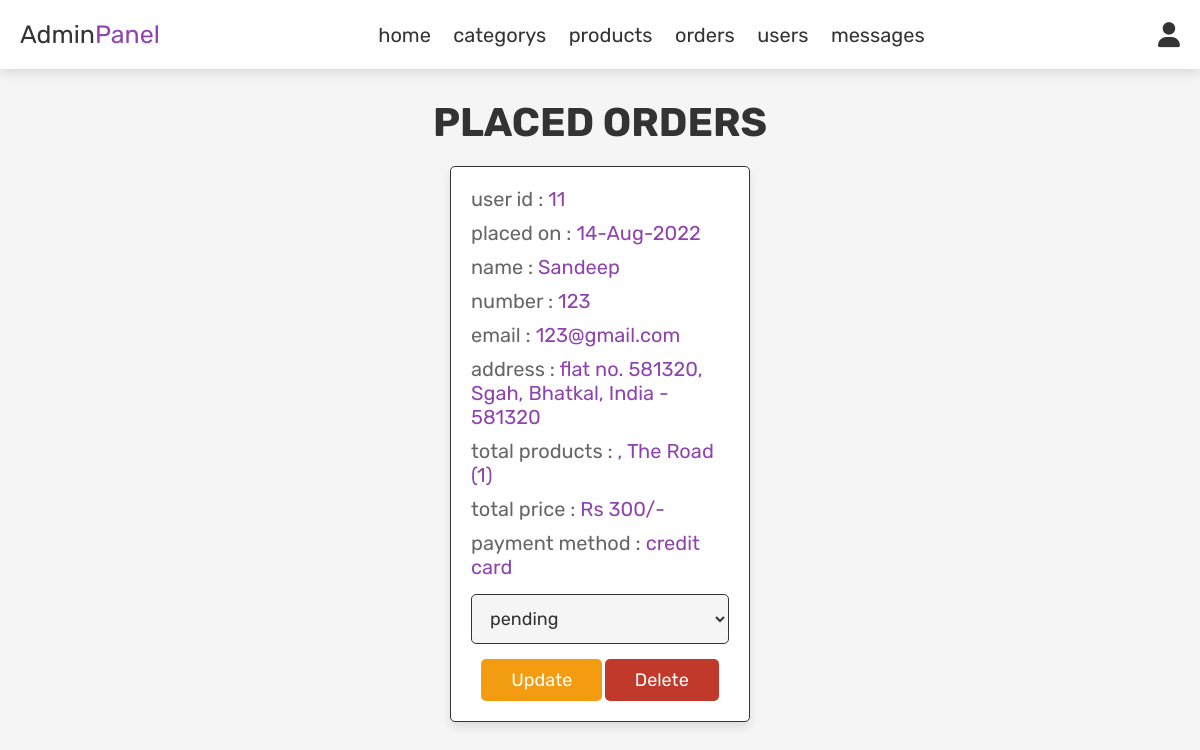
The page /admin_orders.php (signed in) on the database as committed earlier.
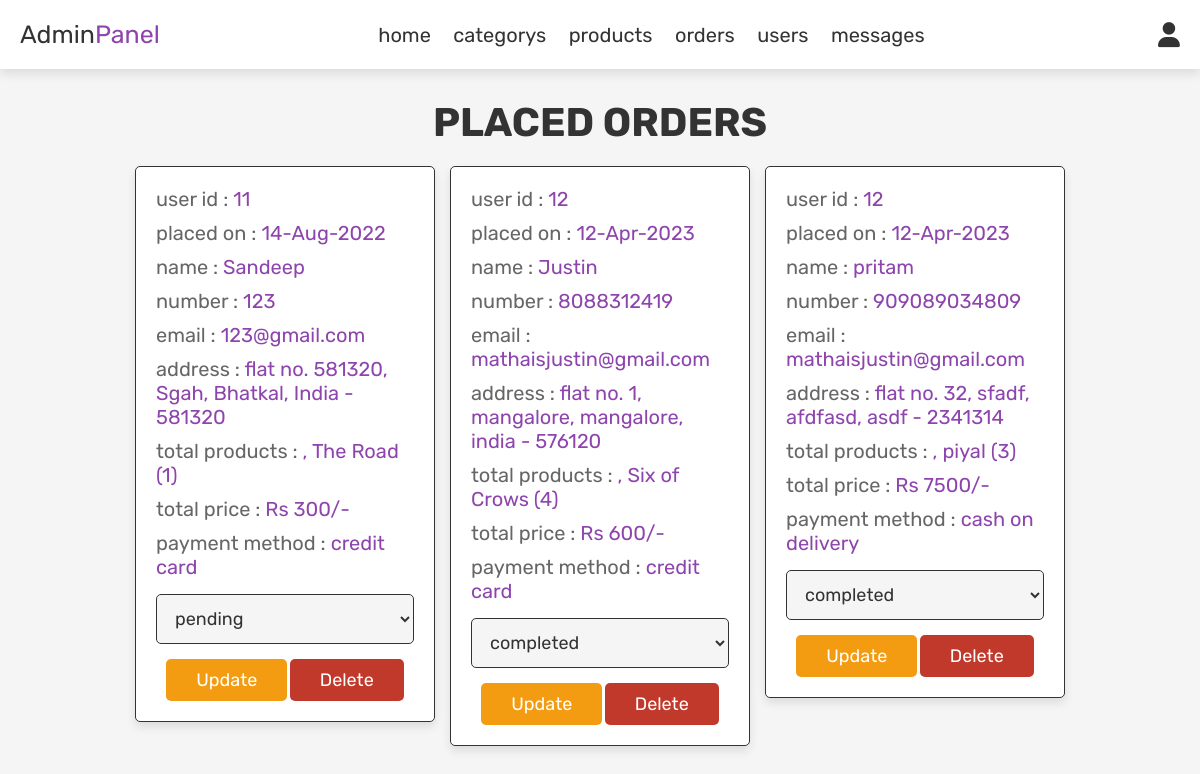
The same page on the database as committed later.
### tables this page shows
CREATE TABLE `orders` (
  `id` int(100) NOT NULL,
  `user_id` int(100) NOT NULL,
  `name` varchar(100) NOT NULL,
  `number` varchar(12) NOT NULL,
  `email` varchar(100) NOT NULL,
  `method` varchar(50) NOT NULL,
  `address` varchar(500) NOT NULL,
  `total_products` varchar(1000) NOT NULL,
  `total_price` int(100) NOT NULL,
  `placed_on` varchar(50) NOT NULL,
  `payment_status` varchar(20) NOT NULL DEFAULT 'pending'
);

### admin_orders.php (the view, shortened to what this page needs)
<?php
include 'config.php';
?>
<!DOCTYPE html>
<html lang="en">
<head>
   <link rel="stylesheet" href="https://cdnjs.cloudflare.com/ajax/libs/font-awesome/6.0.0/css/all.min.css">
   <link rel="stylesheet" href="css/admin_style.css">
</head>
<body>
<?php include 'admin_header.php'; ?>
<section class="orders">
   <h1 class="title">placed orders</h1>
   <div class="box-container">
      <?php
      $select_orders = mysqli_query($conn, "SELECT * FROM `orders`") or die('query failed');
      if(mysqli_num_rows($select_orders) > 0){
         while($fetch_orders = mysqli_fetch_assoc($select_orders)){
      ?>
      <div class="box">
         <p> user id : <span><?php echo $fetch_orders['user_id']; ?></span> </p>
         <p> placed on : <span><?php echo $fetch_orders['placed_on']; ?></span> </p>
         <p> name : <span><?php echo $fetch_orders['name']; ?></span> </p>
         <p> number : <span><?php echo $fetch_orders['number']; ?></span> </p>
         <p> email : <span><?php echo $fetch_orders['email']; ?></span> </p>
         <p> address : <span><?php echo $fetch_orders['address']; ?></span> </p>
         <p> total products : <span><?php echo $fetch_orders['total_products']; ?></span> </p>
         <p> total price : <span>Rs <?php echo $fetch_orders['total_price']; ?>/-</span> </p>
         <p> payment method : <span><?php echo $fetch_orders['method']; ?></span> </p>
         <form action="" method="post">
            <select name="update_payment">
               <option value="" selected disabled><?php echo $fetch_orders['payment_status']; ?></option>
            </select>
            <input type="submit" value="update" name="update_order" class="option-btn">
            <a href="admin_orders.php?delete=<?php echo $fetch_orders['id']; ?>" onclick="return confirm('delete this order?');" class="delete-btn">delete</a>
         </form>
      </div>
      <?php
         }
      }else{
         echo '<p class="empty">no orders placed yet!</p>';
      }
      ?>
   </div>
</section>
</body>
</html>

Rows that differ between the two databases and show on the page:
added orders: user "12", placed_on "12-Apr-2023", name "Justin", number "8088312419", email "mathaisjustin@gmail.com", address "flat no. 1, mangalore, mangalore, india - 576120", total_products ", Six of Crows (4)", total_price "600", method "credit card", update_payment "completed"
added orders: user "12", placed_on "12-Apr-2023", name "pritam", number "909089034809", email "mathaisjustin@gmail.com", address "flat no. 32, sfadf, afdfasd, asdf - 2341314", total_products ", piyal (3)", total_price "7500", method "cash on delivery", update_payment "completed"
